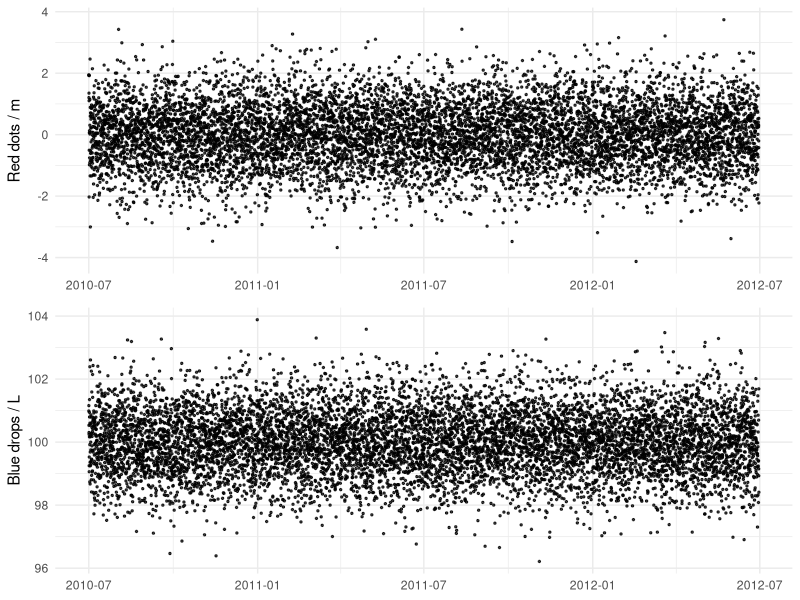

The R source for this figure: (Note: this script raises an error after producing the figure.)
#' When plotting multiple data series that share a common x axis but different y axes,
#' we can just plot each graph separately. This suffers from the drawback that the shared axis will typically
#' not align across graphs due to different plot margins.
#' One easy solution is to reshape2::melt() the data and use ggplot2's facet_grid() mapping. However, there is
#' no way to label individual y axes.
#' facet_grid() and facet_wrap() were designed to plot small multiples, where both x- and y-axis ranges are
#' shared acros all plots in the facetting. While the facet_ calls allow us to use different scales with
#' the \code{scales = "free"} argument, they should not be used this way.
#' A more robust approach is to the grid package grid.draw(), rbind() and ggplotGrob() to create a grid of 
#' individual plots where the plot axes are properly aligned within the grid.
#' Thanks to https://rpubs.com/MarkusLoew/13295 for the grid.arrange() idea.

library(ggplot2)
library(grid)
library(dplyr)
library(lubridate)
#' Create some data to play with. Two time series with the same timestamp.
df <- data.frame(DateTime = ymd("2010-07-01") + c(0:8760) * hours(2), series1 = rnorm(8761), series2 = rnorm(8761, 100))

#' Create the two plots.
plot1 <- df %>%
  select(DateTime, series1) %>%
  na.omit() %>%
  ggplot() +
  geom_point(aes(x = DateTime, y = series1), size = 0.5, alpha = 0.75) +
  ylab("Red dots / m") +
  theme_minimal() +
  theme(axis.title.x = element_blank())

plot2 <- df %>%
  select(DateTime, series2) %>%
  na.omit() %>%
  ggplot() +
  geom_point(aes(x = DateTime, y = series2), size = 0.5, alpha = 0.75) +
  ylab("Blue drops / L") +
  theme_minimal() +
  theme(axis.title.x = element_blank())

grid.newpage()
grid.draw(rbind(ggplotGrob(plot1), ggplotGrob(plot2), size = "last"))

library(gridExtra)
# gA=ggplot_gtable(ggplot_build(plot1))
# gB=ggplot_gtable(ggplot_build(plot2))
# maxWidth = grid::unit.pmax(gA$widths[2:3], gB$widths[2:3])
# gA$widths[2:3] <- as.list(maxWidth)
# gB$widths[2:3] <- as.list(maxWidth)
grid.newpage()

pdf('graphs/test.pdf',
    width=8,
    height=6)
grid.arrange(
  arrangeGrob(gA,gB,nrow=2,heights=c(.8,.3))
)
dev.off()


